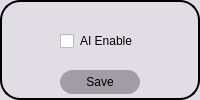
<?xml version="1.0" encoding="UTF-8"?>
<ui version="4.0">
 <class>MainSettingWindow</class>
 <widget class="QWidget" name="MainSettingWindow">
  <property name="geometry">
   <rect>
    <x>0</x>
    <y>0</y>
    <width>200</width>
    <height>100</height>
   </rect>
  </property>
  <property name="sizePolicy">
   <sizepolicy hsizetype="Fixed" vsizetype="Fixed">
    <horstretch>0</horstretch>
    <verstretch>0</verstretch>
   </sizepolicy>
  </property>
  <property name="minimumSize">
   <size>
    <width>200</width>
    <height>100</height>
   </size>
  </property>
  <property name="maximumSize">
   <size>
    <width>200</width>
    <height>100</height>
   </size>
  </property>
  <property name="windowTitle">
   <string>Form</string>
  </property>
  <property name="styleSheet">
   <string notr="true">QWidget{
	background-color: #E0DEE4;
	border: 2px solid;
	border-radius:20px;
}</string>
  </property>
  <widget class="QPushButton" name="saveSettingButton">
   <property name="geometry">
    <rect>
     <x>60</x>
     <y>70</y>
     <width>80</width>
     <height>24</height>
    </rect>
   </property>
   <property name="styleSheet">
    <string notr="true">QPushButton{
	background-color: #A09EA4;
	border-width: 1px;
	border-radius: 12px;
	border-color: #A09EA4;
	color: black;
}
QPushButton:hover{
     background: qlineargradient(x1: 0, y1: 0, x2: 0, y2: 1,
                                 stop: 1.0 #C0BEC4);
}</string>
   </property>
   <property name="text">
    <string>Save</string>
   </property>
  </widget>
  <widget class="QCheckBox" name="checkBox">
   <property name="geometry">
    <rect>
     <x>60</x>
     <y>30</y>
     <width>77</width>
     <height>22</height>
    </rect>
   </property>
   <property name="styleSheet">
    <string notr="true">QCheckBox {
	color: black;
	border: none;
	background-color: none;
}</string>
   </property>
   <property name="text">
    <string>AI Enable</string>
   </property>
  </widget>
 </widget>
 <resources/>
 <connections/>
</ui>
